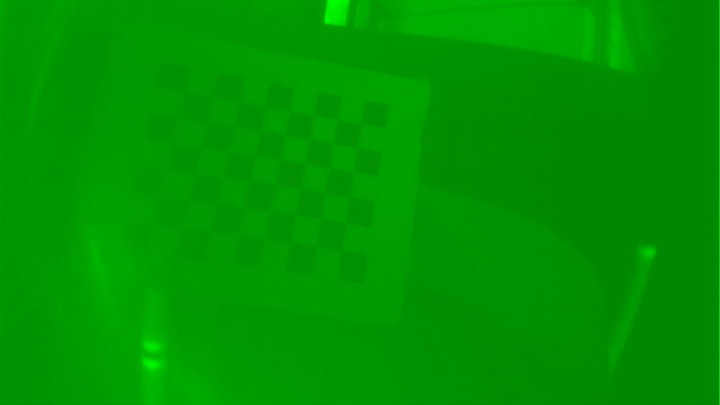
#> input picture data/iphone1/ir-examples/00027.jpg, 1440 x 810 px, given in place of 00001.jpg, which was not available (shown at 1/2 size); the run also reads 1 picture not shown here
$ python align_images.py -path ../data/iphone1/ir-examples/00027.jpg   (older library calls are emulated)
#> lines starting #> are read from the running program, lines starting #| are printed output that depends on the picture; pictures that were not available may be replaced by others from this repository, and a replacement may not be noted
from __future__ import print_function
import cv2
import numpy as np
import argparse
from math import sqrt
import argparse

parser = argparse.ArgumentParser()
parser.add_argument('-path', type=str, help='calibration image path')
# parser.add_argument('--reduce', action=argparse.BooleanOptionalAction)
args = parser.parse_args()


def get_undistorted(image):
    (height, width, _) = image.shape
    newcameramatrix, _ = cv2.getOptimalNewCameraMatrix(
        mtx, dist, (width, height), 1, (width, height)
    )
    undistorted_image = cv2.undistort(
        image, mtx, dist, None, mtx
    )
    return undistorted_image


def put_pattern_on_image(image,pattern):
    for i, c in enumerate(pattern):
        x = int(c[0][0])
        y = int(c[0][1])
        image = cv2.circle(image, (x,y), 2, (255, 0, 0), 2)
        image = cv2.putText(image, str(i), (x+2,y+2), cv2.FONT_HERSHEY_SIMPLEX,
                       0.4, (255, 0, 0), 1, cv2.LINE_AA)
    return image

def capture_click(event, x_click, y_click, flags, params):
    global X_CAPT, Y_CAPT
    if event == cv2.EVENT_LBUTTONDOWN:
        xy_click = np.float32([x_click, y_click])
        xy_click = xy_click.reshape(-1, 1, 2)
        #print(xy_click)
        refined_xy = cv2.cornerSubPix(I, xy_click, dW, (-1, -1), criteria)
        #print(refined_xy)
        X_CAPT = np.append(X_CAPT, refined_xy[0, 0, 0])
        Y_CAPT = np.append(Y_CAPT, refined_xy[0, 0, 1])
        cv2.drawMarker(color_img, (int(X_CAPT[-1]), int(Y_CAPT[-1])), (0, 0, 255), cv2.MARKER_TILTED_CROSS, 30)

###################################
##  Align WFoV and NFoV Images   ##
##    (Get homography matrix)    ##
###################################

## [load]
# intrinsic_params = np.load("{}/intrinsic_calib.npz".format(args.path))
# mtx, dist = intrinsic_params['mtx'], intrinsic_params['dist']

iphone_img_file = "./{}/rgb/00002.jpg".format(args.path)
ir_img_file = "./{}/ir/00001.jpg".format(args.path)
img1 = cv2.imread(ir_img_file) # source
#> img1 is the input picture: shape (810, 1440, 3); mean B, G, R 0.3, 148.9, 0.2
img2 = cv2.imread(iphone_img_file) # destination

# img1 = get_undistorted(img1)

img1_gray = cv2.cvtColor(img1,cv2.COLOR_BGR2GRAY)
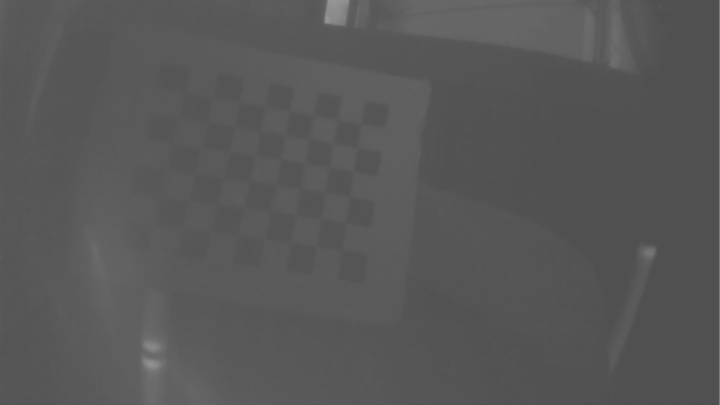
#> img1_gray: shape (810, 1440) (shown at 1/2 size); min 75, max 154, mean 87.5
img2_gray = cv2.cvtColor(img2,cv2.COLOR_BGR2GRAY)

cv2.imshow('IR',img1_gray)
cv2.imshow('iPhone',img2_gray)
cv2.waitKey(0)

if img1 is None or img2 is None:
    print('Could not open or find the images!')
    exit(0)
# [23 lines of commented-out code are left out]

CHECKERBOARD = (6,8)
ret, matched1 = cv2.findChessboardCorners(img1_gray, CHECKERBOARD, cv2.CALIB_CB_ADAPTIVE_THRESH+cv2.CALIB_CB_FAST_CHECK+cv2.CALIB_CB_NORMALIZE_IMAGE)
#> ret = True; matched1 = 48 rows, first 8: [304.5, 446.6], [323, 403], [343, 332], [344.6, 287.8], [357.5, 235.5], [368.3, 185.6], [360.5, 461.5], [377, 401.5]
ret, matched2 = cv2.findChessboardCorners(img2_gray, CHECKERBOARD, cv2.CALIB_CB_ADAPTIVE_THRESH+cv2.CALIB_CB_FAST_CHECK+cv2.CALIB_CB_NORMALIZE_IMAGE)
#> matched2 = 48 rows, first 8: [482.5, 499], [506.7, 451.5], [526, 391], [540, 345.6], [556.5, 300.5], [569.7, 255.1], [528.7, 519.9], [548, 463.5]

cv2.imshow('IR',put_pattern_on_image(img1,matched1))
#> the loop in put_pattern_on_image, `for i, c in enumerate(pattern):` made 48 passes
#> (c, x, y) on passes 1, 4, 5, 6, 7, 8, 9, 10, 11, 12, 13, 14: ([[304.5, 446.6]], 304, 446), ([[344.6, 287.8]], 344, 287), ([[357.5, 235.5]], 357, 235), ([[368.3, 185.6]], 368, 185), ([[360.5, 461.5]], 360, 461), ([[377, 401.5]], 377, 401), ([[390.5, 348.5]], 390, 348), ([[402.5, 295.5]], 402, 295), ([[416.5, 244.5]], 416, 244), ([[426.5, 195.5]], 426, 195), ([[422.5, 462.5]], 422, 462), ([[432.7, 407.3]], 432, 407)
#> (x, y) on passes 2, 3, 15, 22, 28, 30: (323, 403), (343, 332), (448, 356), (512, 311), (561, 319), (580, 222)
#> after the loop in put_pattern_on_image, `for i, c in enumerate(pattern):`:
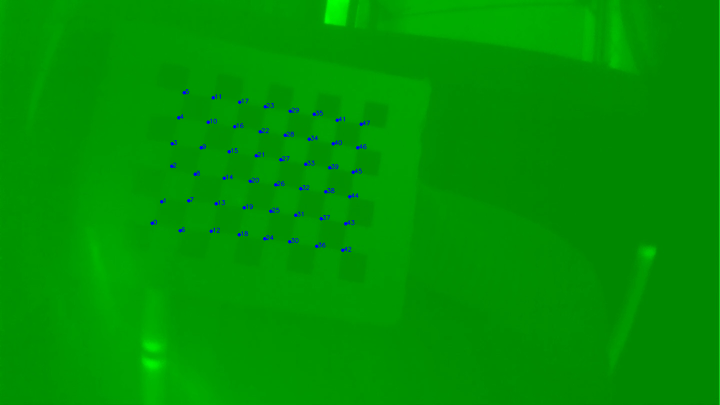
#> image: shape (810, 1440, 3) (shown at 1/2 size); mean B, G, R 1.1, 148.4, 0.2
cv2.imshow('iPhone',put_pattern_on_image(img2,matched2))
#> the loop in put_pattern_on_image (call 2), `for i, c in enumerate(pattern):` made 48 passes
#> (c, x, y) on passes 1, 2, 4, 5, 6, 7, 8, 9, 10, 11, 12, 13: ([[482.5, 499]], 482, 499), ([[506.7, 451.5]], 506, 451), ([[540, 345.6]], 539, 345), ([[556.5, 300.5]], 556, 300), ([[569.7, 255.1]], 569, 255), ([[528.7, 519.9]], 528, 519), ([[548, 463.5]], 548, 463), ([[565.5, 408.7]], 565, 408), ([[583, 359.5]], 583, 359), ([[598.5, 312.5]], 598, 312), ([[613.5, 267.5]], 613, 267), ([[575.5, 538.4]], 575, 538)
#> (x, y) on passes 3, 15, 17, 35, 45: (526, 391), (612, 426), (644, 328), (790, 375), (883, 534)
#> after the loop in put_pattern_on_image (call 2), `for i, c in enumerate(pattern):`:
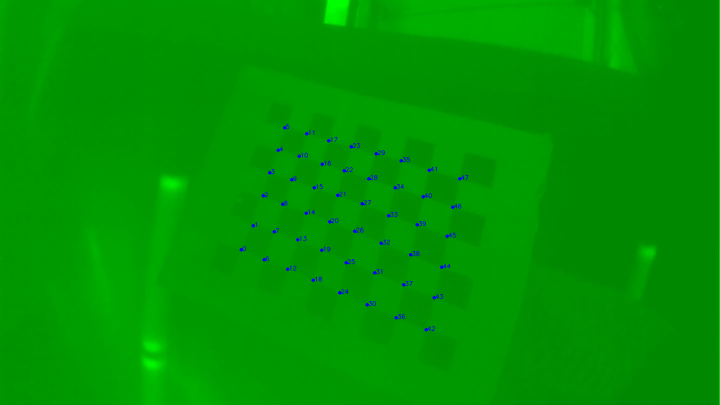
#> image: shape (810, 1440, 3) (shown at 1/2 size); mean B, G, R 1.1, 149.6, 0.2
cv2.waitKey(0)

## [calculate homography matrix]
# src_pts = np.float32([ m.pt for m in matched1 ]).reshape(-1,1,2)
# dst_pts = np.float32([ m.pt for m in matched2 ]).reshape(-1,1,2)
src_pts = np.float32([ m for m in matched1 ]).reshape(-1,1,2)
#> src_pts has the same summary as matched1
dst_pts = np.float32([ m for m in matched2 ]).reshape(-1,1,2)
#> dst_pts has the same summary as matched2
homography, mask = cv2.findHomography(src_pts, dst_pts, cv2.RANSAC)
#> homography = [[0.309, -0.193, 362.3], [-0.085, 0.645, 109.8], [-0.000508, -0.000192, 1]]; mask = 48 values, max 1 at index 1, min 0 at index 0, mean 0.708
print(homography)
#| [[ 3.08935303e-01 -1.93458108e-01  3.62343388e+02]
#|  [-8.49503470e-02  6.44776494e-01  1.09823315e+02]
#|  [-5.08290958e-04 -1.91520502e-04  1.00000000e+00]]
np.savez(
    '{}/homography.npz'.format(args.path),
    mtx=homography,
    size=(img2.shape[1],img2.shape[0]))
print("******************************")
# print(dst_pts[:,:,0].astype(np.int)) # x position
## [calculate homography matrix]

#################################
##        Check mapping        ##
##  (Check homography matrix)  ##
#################################

# ## [load]
homography = np.load('{}/homography.npz'.format(args.path))
hmtx = homography['mtx']
size = homography['size']
# ## [load]

## [save image]
img_transed = cv2.warpPerspective(img1, hmtx, size)
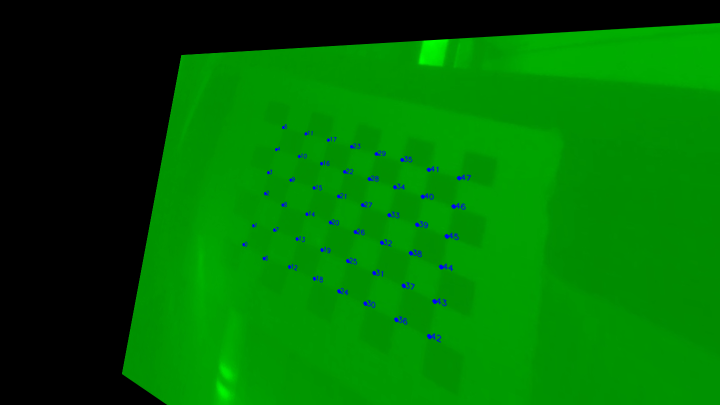
#> img_transed: shape (810, 1440, 3) (shown at 1/2 size); mean B, G, R 1.2, 107.7, 0.1
cv2.imshow('result', img_transed)
res = np.empty((max(img1.shape[0], img2.shape[0]), img1.shape[1]+img2.shape[1], 3), dtype=np.uint8)
cv2.waitKey(0)
# [40 lines of commented-out code are left out]
